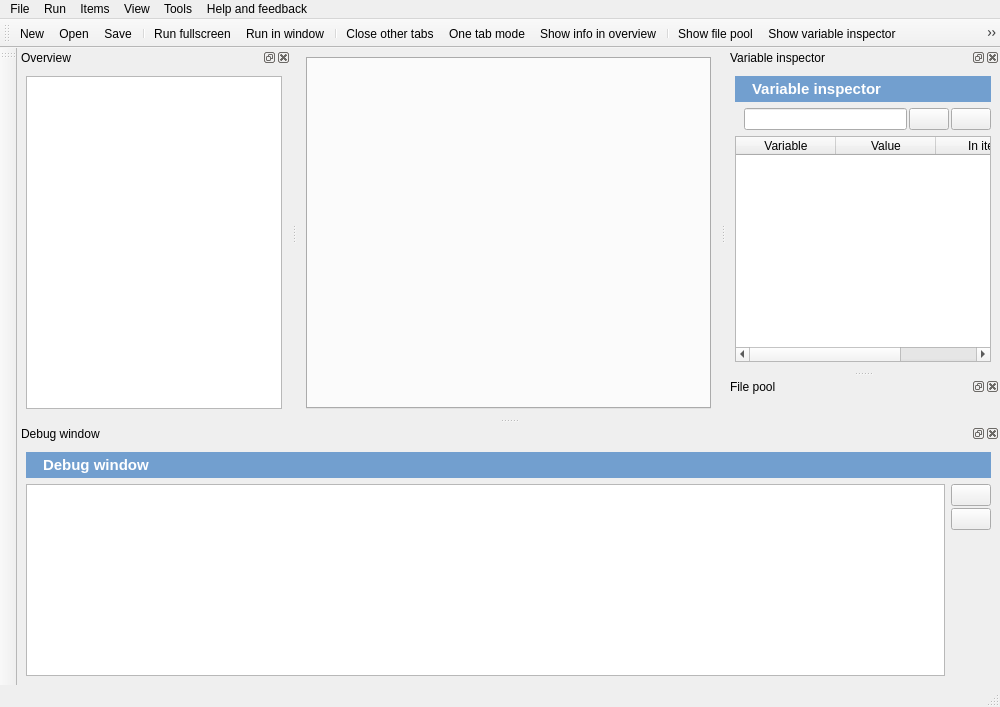
<?xml version="1.0" encoding="UTF-8"?>
<ui version="4.0">
 <class>opensesame_mainwindow</class>
 <widget class="QMainWindow" name="opensesame_mainwindow">
  <property name="geometry">
   <rect>
    <x>0</x>
    <y>0</y>
    <width>1000</width>
    <height>707</height>
   </rect>
  </property>
  <property name="windowTitle">
   <string>OpenSesame</string>
  </property>
  <property name="windowIcon">
   <iconset>
    <normaloff>:/icons/experiment.png</normaloff>:/icons/experiment.png</iconset>
  </property>
  <widget class="QWidget" name="centralwidget">
   <layout class="QVBoxLayout" name="verticalLayout_6">
    <item>
     <widget class="QTabWidget" name="tabwidget">
      <property name="currentIndex">
       <number>-1</number>
      </property>
      <property name="tabsClosable">
       <bool>true</bool>
      </property>
      <property name="movable">
       <bool>true</bool>
      </property>
     </widget>
    </item>
   </layout>
  </widget>
  <widget class="QMenuBar" name="menubar">
   <property name="geometry">
    <rect>
     <x>0</x>
     <y>0</y>
     <width>1000</width>
     <height>23</height>
    </rect>
   </property>
   <widget class="QMenu" name="menu_file">
    <property name="title">
     <string>File</string>
    </property>
    <widget class="QMenu" name="menu_recent_files">
     <property name="title">
      <string>Recent files</string>
     </property>
     <property name="icon">
      <iconset>
       <normaloff>:/icons/recent_large.png</normaloff>:/icons/recent_large.png</iconset>
     </property>
     <addaction name="actionDummy"/>
    </widget>
    <addaction name="action_new"/>
    <addaction name="action_open"/>
    <addaction name="action_save"/>
    <addaction name="action_save_as"/>
    <addaction name="separator"/>
    <addaction name="menu_recent_files"/>
    <addaction name="separator"/>
    <addaction name="action_quit"/>
   </widget>
   <widget class="QMenu" name="menu_run">
    <property name="title">
     <string>Run</string>
    </property>
    <addaction name="action_run"/>
    <addaction name="action_run_in_window"/>
    <addaction name="separator"/>
    <addaction name="action_enable_auto_response"/>
   </widget>
   <widget class="QMenu" name="menu_items">
    <property name="title">
     <string>Items</string>
    </property>
    <addaction name="action_add_loop"/>
    <addaction name="action_add_sequence"/>
    <addaction name="action_add_sketchpad"/>
    <addaction name="action_add_feedback"/>
    <addaction name="action_add_sampler"/>
    <addaction name="action_add_synth"/>
    <addaction name="action_add_keyboard_response"/>
    <addaction name="action_add_mouse_response"/>
    <addaction name="action_add_logger"/>
    <addaction name="action_add_inline_script"/>
    <addaction name="separator"/>
    <addaction name="actionPlugins"/>
   </widget>
   <widget class="QMenu" name="menu_view">
    <property name="title">
     <string>View</string>
    </property>
    <addaction name="action_close_all_tabs"/>
    <addaction name="action_close_other_tabs"/>
    <addaction name="action_onetabmode"/>
    <addaction name="action_show_info_in_overview"/>
    <addaction name="separator"/>
    <addaction name="action_show_overview"/>
    <addaction name="action_show_variable_inspector"/>
    <addaction name="action_show_pool"/>
    <addaction name="action_show_stdout"/>
   </widget>
   <widget class="QMenu" name="menu_help">
    <property name="title">
     <string>Help and feedback</string>
    </property>
    <addaction name="action_online_documentation"/>
    <addaction name="action_help"/>
    <addaction name="separator"/>
    <addaction name="action_about"/>
   </widget>
   <widget class="QMenu" name="menu_tools">
    <property name="title">
     <string>Tools</string>
    </property>
    <addaction name="action_check_for_update"/>
    <addaction name="action_open_autosave_folder"/>
    <addaction name="separator"/>
    <addaction name="action_preferences"/>
   </widget>
   <addaction name="menu_file"/>
   <addaction name="menu_run"/>
   <addaction name="menu_items"/>
   <addaction name="menu_view"/>
   <addaction name="menu_tools"/>
   <addaction name="menu_help"/>
  </widget>
  <widget class="statusbar" name="statusbar"/>
  <widget class="QDockWidget" name="dock_overview">
   <property name="features">
    <set>QDockWidget::AllDockWidgetFeatures</set>
   </property>
   <property name="windowTitle">
    <string>Overview</string>
   </property>
   <attribute name="dockWidgetArea">
    <number>1</number>
   </attribute>
   <widget class="QWidget" name="dock_widget_overview">
    <layout class="QVBoxLayout" name="verticalLayout">
     <item>
      <widget class="tree_overview" name="itemtree">
       <property name="minimumSize">
        <size>
         <width>200</width>
         <height>0</height>
        </size>
       </property>
       <property name="acceptDrops">
        <bool>true</bool>
       </property>
       <property name="alternatingRowColors">
        <bool>true</bool>
       </property>
       <property name="autoExpandDelay">
        <number>4</number>
       </property>
       <property name="animated">
        <bool>true</bool>
       </property>
       <property name="headerHidden">
        <bool>true</bool>
       </property>
       <column>
        <property name="text">
         <string>Name</string>
        </property>
       </column>
       <column>
        <property name="text">
         <string>Info</string>
        </property>
       </column>
      </widget>
     </item>
    </layout>
   </widget>
  </widget>
  <widget class="QDockWidget" name="dock_variable_inspector">
   <property name="allowedAreas">
    <set>Qt::AllDockWidgetAreas</set>
   </property>
   <property name="windowTitle">
    <string>Variable inspector</string>
   </property>
   <attribute name="dockWidgetArea">
    <number>2</number>
   </attribute>
   <widget class="QWidget" name="dock_widget_variable_inspector">
    <layout class="QVBoxLayout" name="verticalLayout_2">
     <item>
      <widget class="QWidget" name="widget_2" native="true">
       <property name="styleSheet">
        <string notr="true">color: rgb(255, 255, 255);
background-color: #729fcf;</string>
       </property>
       <layout class="QHBoxLayout" name="horizontalLayout_3">
        <property name="margin">
         <number>4</number>
        </property>
        <item>
         <widget class="QLabel" name="label_variables">
          <property name="sizePolicy">
           <sizepolicy hsizetype="Fixed" vsizetype="Preferred">
            <horstretch>0</horstretch>
            <verstretch>0</verstretch>
           </sizepolicy>
          </property>
          <property name="text">
           <string/>
          </property>
          <property name="pixmap">
           <pixmap>:/icons/variable_inspector_large.png</pixmap>
          </property>
         </widget>
        </item>
        <item>
         <widget class="QLabel" name="label_3">
          <property name="font">
           <font>
            <pointsize>11</pointsize>
            <weight>75</weight>
            <bold>true</bold>
           </font>
          </property>
          <property name="text">
           <string>Variable inspector</string>
          </property>
         </widget>
        </item>
       </layout>
      </widget>
     </item>
     <item>
      <widget class="QWidget" name="widget" native="true">
       <layout class="QHBoxLayout" name="horizontalLayout_2">
        <property name="spacing">
         <number>2</number>
        </property>
        <property name="margin">
         <number>0</number>
        </property>
        <item>
         <widget class="QLabel" name="label_variables_search">
          <property name="text">
           <string/>
          </property>
         </widget>
        </item>
        <item>
         <widget class="QLineEdit" name="edit_variable_filter">
          <property name="toolTip">
           <string>Enter a filter</string>
          </property>
         </widget>
        </item>
        <item>
         <widget class="QPushButton" name="button_variables_clear">
          <property name="toolTip">
           <string>Clear filter</string>
          </property>
          <property name="text">
           <string/>
          </property>
          <property name="icon">
           <iconset>
            <normaloff>:/icons/clear.png</normaloff>:/icons/clear.png</iconset>
          </property>
          <property name="iconSize">
           <size>
            <width>16</width>
            <height>16</height>
           </size>
          </property>
         </widget>
        </item>
        <item>
         <widget class="QPushButton" name="button_help_variables">
          <property name="sizePolicy">
           <sizepolicy hsizetype="Fixed" vsizetype="Fixed">
            <horstretch>0</horstretch>
            <verstretch>0</verstretch>
           </sizepolicy>
          </property>
          <property name="toolTip">
           <string>Help</string>
          </property>
          <property name="text">
           <string/>
          </property>
          <property name="icon">
           <iconset>
            <normaloff>:/icons/help.png</normaloff>:/icons/help.png</iconset>
          </property>
          <property name="iconSize">
           <size>
            <width>16</width>
            <height>16</height>
           </size>
          </property>
          <property name="flat">
           <bool>false</bool>
          </property>
         </widget>
        </item>
       </layout>
      </widget>
     </item>
     <item>
      <widget class="variable_inspector" name="table_variables">
       <property name="editTriggers">
        <set>QAbstractItemView::NoEditTriggers</set>
       </property>
       <property name="alternatingRowColors">
        <bool>true</bool>
       </property>
       <property name="showGrid">
        <bool>true</bool>
       </property>
       <property name="gridStyle">
        <enum>Qt::DotLine</enum>
       </property>
       <property name="sortingEnabled">
        <bool>true</bool>
       </property>
       <attribute name="horizontalHeaderShowSortIndicator" stdset="0">
        <bool>true</bool>
       </attribute>
       <attribute name="horizontalHeaderStretchLastSection">
        <bool>true</bool>
       </attribute>
       <attribute name="verticalHeaderVisible">
        <bool>false</bool>
       </attribute>
       <attribute name="verticalHeaderCascadingSectionResizes">
        <bool>true</bool>
       </attribute>
       <column>
        <property name="text">
         <string>Variable</string>
        </property>
       </column>
       <column>
        <property name="text">
         <string>Value</string>
        </property>
       </column>
       <column>
        <property name="text">
         <string>In item</string>
        </property>
       </column>
      </widget>
     </item>
    </layout>
   </widget>
  </widget>
  <widget class="QDockWidget" name="dock_pool">
   <property name="windowTitle">
    <string>File pool</string>
   </property>
   <attribute name="dockWidgetArea">
    <number>2</number>
   </attribute>
   <widget class="QWidget" name="dock_pool_widget">
    <layout class="QVBoxLayout" name="verticalLayout_3"/>
   </widget>
  </widget>
  <widget class="QDockWidget" name="dock_stdout">
   <property name="features">
    <set>QDockWidget::AllDockWidgetFeatures</set>
   </property>
   <property name="windowTitle">
    <string>Debug window</string>
   </property>
   <attribute name="dockWidgetArea">
    <number>8</number>
   </attribute>
   <widget class="QWidget" name="dockWidgetContents_3">
    <layout class="QVBoxLayout" name="verticalLayout_4">
     <item>
      <widget class="QWidget" name="widget_4" native="true">
       <property name="styleSheet">
        <string notr="true">color: rgb(255, 255, 255);
background-color: #729fcf;</string>
       </property>
       <layout class="QHBoxLayout" name="horizontalLayout_5">
        <property name="margin">
         <number>4</number>
        </property>
        <item>
         <widget class="QLabel" name="label_stdout">
          <property name="sizePolicy">
           <sizepolicy hsizetype="Fixed" vsizetype="Preferred">
            <horstretch>0</horstretch>
            <verstretch>0</verstretch>
           </sizepolicy>
          </property>
          <property name="text">
           <string/>
          </property>
          <property name="pixmap">
           <pixmap>:/icons/stdout_large.png</pixmap>
          </property>
         </widget>
        </item>
        <item>
         <widget class="QLabel" name="label_4">
          <property name="font">
           <font>
            <pointsize>11</pointsize>
            <weight>75</weight>
            <bold>true</bold>
           </font>
          </property>
          <property name="text">
           <string>Debug window</string>
          </property>
         </widget>
        </item>
       </layout>
      </widget>
     </item>
     <item>
      <widget class="QWidget" name="widget_5" native="true">
       <layout class="QHBoxLayout" name="horizontalLayout_6">
        <property name="margin">
         <number>0</number>
        </property>
        <item>
         <widget class="console" name="edit_stdout">
          <property name="readOnly">
           <bool>false</bool>
          </property>
         </widget>
        </item>
        <item>
         <widget class="QWidget" name="widget_3" native="true">
          <layout class="QVBoxLayout" name="verticalLayout_5">
           <property name="spacing">
            <number>2</number>
           </property>
           <property name="margin">
            <number>0</number>
           </property>
           <item>
            <widget class="QPushButton" name="button_help_stdout">
             <property name="sizePolicy">
              <sizepolicy hsizetype="Fixed" vsizetype="Fixed">
               <horstretch>0</horstretch>
               <verstretch>0</verstretch>
              </sizepolicy>
             </property>
             <property name="toolTip">
              <string>Help</string>
             </property>
             <property name="text">
              <string/>
             </property>
             <property name="icon">
              <iconset>
               <normaloff>:/icons/help.png</normaloff>:/icons/help.png</iconset>
             </property>
             <property name="iconSize">
              <size>
               <width>16</width>
               <height>16</height>
              </size>
             </property>
             <property name="flat">
              <bool>false</bool>
             </property>
            </widget>
           </item>
           <item>
            <widget class="QPushButton" name="button_clear_stdout">
             <property name="toolTip">
              <string>Clear debug window</string>
             </property>
             <property name="text">
              <string/>
             </property>
             <property name="icon">
              <iconset>
               <normaloff>:/icons/clear.png</normaloff>:/icons/clear.png</iconset>
             </property>
             <property name="iconSize">
              <size>
               <width>16</width>
               <height>16</height>
              </size>
             </property>
            </widget>
           </item>
           <item>
            <spacer name="verticalSpacer">
             <property name="orientation">
              <enum>Qt::Vertical</enum>
             </property>
             <property name="sizeHint" stdset="0">
              <size>
               <width>20</width>
               <height>40</height>
              </size>
             </property>
            </spacer>
           </item>
          </layout>
         </widget>
        </item>
       </layout>
      </widget>
     </item>
    </layout>
   </widget>
  </widget>
  <widget class="QToolBar" name="toolbar_main">
   <property name="windowTitle">
    <string>Main toolbar</string>
   </property>
   <property name="iconSize">
    <size>
     <width>32</width>
     <height>32</height>
    </size>
   </property>
   <property name="toolButtonStyle">
    <enum>Qt::ToolButtonIconOnly</enum>
   </property>
   <property name="floatable">
    <bool>true</bool>
   </property>
   <attribute name="toolBarArea">
    <enum>TopToolBarArea</enum>
   </attribute>
   <attribute name="toolBarBreak">
    <bool>false</bool>
   </attribute>
   <addaction name="action_new"/>
   <addaction name="action_open"/>
   <addaction name="action_save"/>
   <addaction name="separator"/>
   <addaction name="action_run"/>
   <addaction name="action_run_in_window"/>
   <addaction name="separator"/>
   <addaction name="action_close_other_tabs"/>
   <addaction name="action_onetabmode"/>
   <addaction name="action_show_info_in_overview"/>
   <addaction name="separator"/>
   <addaction name="action_show_pool"/>
   <addaction name="action_show_variable_inspector"/>
   <addaction name="action_show_stdout"/>
   <addaction name="separator"/>
   <addaction name="action_help"/>
   <addaction name="action_online_documentation"/>
  </widget>
  <widget class="toolbar_items" name="toolbar_items">
   <property name="windowTitle">
    <string>Toolbar items</string>
   </property>
   <attribute name="toolBarArea">
    <enum>LeftToolBarArea</enum>
   </attribute>
   <attribute name="toolBarBreak">
    <bool>false</bool>
   </attribute>
  </widget>
  <action name="action_open">
   <property name="icon">
    <iconset>
     <normaloff>:/icons/open_large.png</normaloff>:/icons/open_large.png</iconset>
   </property>
   <property name="text">
    <string>Open</string>
   </property>
   <property name="toolTip">
    <string>Open (Ctrl+0)</string>
   </property>
   <property name="shortcut">
    <string>Ctrl+O</string>
   </property>
  </action>
  <action name="action_save">
   <property name="icon">
    <iconset>
     <normaloff>:/icons/save_large.png</normaloff>:/icons/save_large.png</iconset>
   </property>
   <property name="text">
    <string>Save</string>
   </property>
   <property name="toolTip">
    <string>Save (Control+S)</string>
   </property>
   <property name="shortcut">
    <string>Ctrl+S</string>
   </property>
  </action>
  <action name="action_save_as">
   <property name="icon">
    <iconset>
     <normaloff>:/icons/saveas_large.png</normaloff>:/icons/saveas_large.png</iconset>
   </property>
   <property name="text">
    <string>Save as</string>
   </property>
   <property name="toolTip">
    <string>Save as (Control+Shift+S)</string>
   </property>
   <property name="shortcut">
    <string>Ctrl+Shift+S</string>
   </property>
  </action>
  <action name="action_quit">
   <property name="icon">
    <iconset>
     <normaloff>:/icons/quit_large.png</normaloff>:/icons/quit_large.png</iconset>
   </property>
   <property name="text">
    <string>Quit</string>
   </property>
   <property name="toolTip">
    <string>Quit (Alt+F4)</string>
   </property>
  </action>
  <action name="action_run">
   <property name="icon">
    <iconset>
     <normaloff>:/icons/run_large.png</normaloff>:/icons/run_large.png</iconset>
   </property>
   <property name="text">
    <string>Run fullscreen</string>
   </property>
   <property name="toolTip">
    <string>Run fullscreen (Control+R)</string>
   </property>
   <property name="shortcut">
    <string>Ctrl+R</string>
   </property>
  </action>
  <action name="action_new">
   <property name="icon">
    <iconset>
     <normaloff>:/icons/new_large.png</normaloff>:/icons/new_large.png</iconset>
   </property>
   <property name="text">
    <string>New</string>
   </property>
   <property name="toolTip">
    <string>New (Control+N)</string>
   </property>
   <property name="shortcut">
    <string>Ctrl+N</string>
   </property>
  </action>
  <action name="action_add_sequence">
   <property name="icon">
    <iconset>
     <normaloff>:/icons/sequence_large.png</normaloff>:/icons/sequence_large.png</iconset>
   </property>
   <property name="text">
    <string>Add sequence</string>
   </property>
  </action>
  <action name="action_add_sketchpad">
   <property name="icon">
    <iconset>
     <normaloff>:/icons/sketchpad_large.png</normaloff>:/icons/sketchpad_large.png</iconset>
   </property>
   <property name="text">
    <string>Add sketchpad</string>
   </property>
  </action>
  <action name="action_add_keyboard_response">
   <property name="icon">
    <iconset>
     <normaloff>:/icons/keyboard_response_large.png</normaloff>:/icons/keyboard_response_large.png</iconset>
   </property>
   <property name="text">
    <string>Add keyboard response</string>
   </property>
  </action>
  <action name="action_add_logger">
   <property name="icon">
    <iconset>
     <normaloff>:/icons/logger_large.png</normaloff>:/icons/logger_large.png</iconset>
   </property>
   <property name="text">
    <string>Add logger</string>
   </property>
  </action>
  <action name="action_add_loop">
   <property name="icon">
    <iconset>
     <normaloff>:/icons/loop_large.png</normaloff>:/icons/loop_large.png</iconset>
   </property>
   <property name="text">
    <string>Add loop</string>
   </property>
  </action>
  <action name="action_add_feedback">
   <property name="icon">
    <iconset>
     <normaloff>:/icons/feedback_large.png</normaloff>:/icons/feedback_large.png</iconset>
   </property>
   <property name="text">
    <string>Add feedback</string>
   </property>
  </action>
  <action name="action_add_inline_script">
   <property name="icon">
    <iconset>
     <normaloff>:/icons/inline_script_large.png</normaloff>:/icons/inline_script_large.png</iconset>
   </property>
   <property name="text">
    <string>Add inline script</string>
   </property>
  </action>
  <action name="action_close_all_tabs">
   <property name="icon">
    <iconset>
     <normaloff>:/icons/closeothertabs_large.png</normaloff>:/icons/closeothertabs_large.png</iconset>
   </property>
   <property name="text">
    <string>Close all tabs</string>
   </property>
  </action>
  <action name="action_close_other_tabs">
   <property name="icon">
    <iconset>
     <normaloff>:/icons/close_large.png</normaloff>:/icons/close_large.png</iconset>
   </property>
   <property name="text">
    <string>Close other tabs</string>
   </property>
   <property name="toolTip">
    <string>Close other tabs (Control+T)</string>
   </property>
   <property name="shortcut">
    <string>Ctrl+T</string>
   </property>
  </action>
  <action name="action_help">
   <property name="icon">
    <iconset>
     <normaloff>:/icons/help_large.png</normaloff>:/icons/help_large.png</iconset>
   </property>
   <property name="text">
    <string>Offline help</string>
   </property>
  </action>
  <action name="action_about">
   <property name="icon">
    <iconset>
     <normaloff>:/icons/about_large.png</normaloff>:/icons/about_large.png</iconset>
   </property>
   <property name="text">
    <string>About</string>
   </property>
  </action>
  <action name="action_add_mouse_response">
   <property name="icon">
    <iconset>
     <normaloff>:/icons/mouse_response_large.png</normaloff>:/icons/mouse_response_large.png</iconset>
   </property>
   <property name="text">
    <string>Add mouse response</string>
   </property>
  </action>
  <action name="action_run_in_window">
   <property name="icon">
    <iconset>
     <normaloff>:/icons/runinwindow_large.png</normaloff>:/icons/runinwindow_large.png</iconset>
   </property>
   <property name="text">
    <string>Run in window</string>
   </property>
   <property name="toolTip">
    <string>Run in window (Control+W)</string>
   </property>
   <property name="shortcut">
    <string>Ctrl+W</string>
   </property>
  </action>
  <action name="action_check_for_update">
   <property name="icon">
    <iconset>
     <normaloff>:/icons/update_large.png</normaloff>:/icons/update_large.png</iconset>
   </property>
   <property name="text">
    <string>Check for updates</string>
   </property>
  </action>
  <action name="action_show_variable_inspector">
   <property name="checkable">
    <bool>true</bool>
   </property>
   <property name="icon">
    <iconset>
     <normaloff>:/icons/variable_inspector_large.png</normaloff>:/icons/variable_inspector_large.png</iconset>
   </property>
   <property name="text">
    <string>Show variable inspector</string>
   </property>
   <property name="toolTip">
    <string>Show variable inspector (Control+I)</string>
   </property>
   <property name="shortcut">
    <string>Ctrl+I</string>
   </property>
  </action>
  <action name="action_add_sampler">
   <property name="icon">
    <iconset>
     <normaloff>:/icons/sampler_large.png</normaloff>:/icons/sampler_large.png</iconset>
   </property>
   <property name="text">
    <string>Add sampler</string>
   </property>
   <property name="toolTip">
    <string>Add sound sampler</string>
   </property>
  </action>
  <action name="action_add_synth">
   <property name="icon">
    <iconset>
     <normaloff>:/icons/synth_large.png</normaloff>:/icons/synth_large.png</iconset>
   </property>
   <property name="text">
    <string>Add synth</string>
   </property>
   <property name="toolTip">
    <string>Add sound synthesizer</string>
   </property>
  </action>
  <action name="action_show_pool">
   <property name="checkable">
    <bool>true</bool>
   </property>
   <property name="icon">
    <iconset>
     <normaloff>:/icons/pool_large.png</normaloff>:/icons/pool_large.png</iconset>
   </property>
   <property name="text">
    <string>Show file pool</string>
   </property>
   <property name="shortcut">
    <string>Ctrl+P</string>
   </property>
  </action>
  <action name="action_show_stdout">
   <property name="checkable">
    <bool>true</bool>
   </property>
   <property name="icon">
    <iconset>
     <normaloff>:/icons/stdout_large.png</normaloff>:/icons/stdout_large.png</iconset>
   </property>
   <property name="text">
    <string>Show debug window</string>
   </property>
   <property name="toolTip">
    <string>Show debug window (standard output) and a Python interpreter (Control+D)</string>
   </property>
   <property name="shortcut">
    <string>Ctrl+D</string>
   </property>
  </action>
  <action name="action_enable_auto_response">
   <property name="checkable">
    <bool>true</bool>
   </property>
   <property name="text">
    <string>Enable auto response</string>
   </property>
  </action>
  <action name="actionPlugins">
   <property name="enabled">
    <bool>false</bool>
   </property>
   <property name="text">
    <string>Plugins</string>
   </property>
  </action>
  <action name="action_show_random_tip">
   <property name="icon">
    <iconset>
     <normaloff>:/icons/about_large.png</normaloff>:/icons/about_large.png</iconset>
   </property>
   <property name="text">
    <string>Random tip</string>
   </property>
   <property name="toolTip">
    <string>Show a random tip</string>
   </property>
  </action>
  <action name="action_open_autosave_folder">
   <property name="icon">
    <iconset>
     <normaloff>:/icons/pool_large.png</normaloff>:/icons/pool_large.png</iconset>
   </property>
   <property name="text">
    <string>Open backup folder</string>
   </property>
  </action>
  <action name="action_submit_a_bug">
   <property name="icon">
    <iconset>
     <normaloff>:/icons/submit_bug.png</normaloff>:/icons/submit_bug.png</iconset>
   </property>
   <property name="text">
    <string>Submit a bug</string>
   </property>
  </action>
  <action name="action_contribute">
   <property name="icon">
    <iconset>
     <normaloff>:/icons/contribute.png</normaloff>:/icons/contribute.png</iconset>
   </property>
   <property name="text">
    <string>Contribute</string>
   </property>
  </action>
  <action name="action_preferences">
   <property name="icon">
    <iconset>
     <normaloff>:/icons/options_large.png</normaloff>:/icons/options_large.png</iconset>
   </property>
   <property name="text">
    <string>Preferences</string>
   </property>
  </action>
  <action name="actionDummy">
   <property name="text">
    <string>Dummy</string>
   </property>
  </action>
  <action name="action_show_info_in_overview">
   <property name="checkable">
    <bool>true</bool>
   </property>
   <property name="icon">
    <iconset>
     <normaloff>:/icons/iteminfo_large.png</normaloff>:/icons/iteminfo_large.png</iconset>
   </property>
   <property name="text">
    <string>Show info in overview</string>
   </property>
  </action>
  <action name="action_show_overview">
   <property name="checkable">
    <bool>true</bool>
   </property>
   <property name="text">
    <string>Show overview area</string>
   </property>
   <property name="shortcut">
    <string>Ctrl+Shift+O</string>
   </property>
  </action>
  <action name="action_onetabmode">
   <property name="checkable">
    <bool>true</bool>
   </property>
   <property name="icon">
    <iconset>
     <normaloff>:/icons/onetabmode_large.png</normaloff>:/icons/onetabmode_large.png</iconset>
   </property>
   <property name="text">
    <string>One tab mode</string>
   </property>
   <property name="toolTip">
    <string>Enable one tab mode</string>
   </property>
  </action>
  <action name="action_compact_toolbar">
   <property name="checkable">
    <bool>true</bool>
   </property>
   <property name="text">
    <string>Compact toolbar</string>
   </property>
  </action>
  <action name="action_online_documentation">
   <property name="text">
    <string>Online help</string>
   </property>
  </action>
  <action name="action_online_forum">
   <property name="text">
    <string>Online forum</string>
   </property>
  </action>
 </widget>
 <customwidgets>
  <customwidget>
   <class>tree_overview</class>
   <extends>QTreeWidget</extends>
   <header>tree_overview.h</header>
  </customwidget>
  <customwidget>
   <class>toolbar_items</class>
   <extends>QToolBar</extends>
   <header>toolbar_items.h</header>
  </customwidget>
  <customwidget>
   <class>console</class>
   <extends>QPlainTextEdit</extends>
   <header>pyterm.h</header>
  </customwidget>
  <customwidget>
   <class>statusbar</class>
   <extends>QStatusBar</extends>
   <header>statusbar.h</header>
  </customwidget>
  <customwidget>
   <class>variable_inspector</class>
   <extends>QTableWidget</extends>
   <header>variable_inspector.h</header>
  </customwidget>
 </customwidgets>
 <resources/>
 <connections>
  <connection>
   <sender>button_variables_clear</sender>
   <signal>clicked()</signal>
   <receiver>edit_variable_filter</receiver>
   <slot>clear()</slot>
   <hints>
    <hint type="sourcelabel">
     <x>950</x>
     <y>178</y>
    </hint>
    <hint type="destinationlabel">
     <x>869</x>
     <y>177</y>
    </hint>
   </hints>
  </connection>
  <connection>
   <sender>button_clear_stdout</sender>
   <signal>clicked()</signal>
   <receiver>edit_stdout</receiver>
   <slot>clear()</slot>
   <hints>
    <hint type="sourcelabel">
     <x>990</x>
     <y>557</y>
    </hint>
    <hint type="destinationlabel">
     <x>499</x>
     <y>594</y>
    </hint>
   </hints>
  </connection>
 </connections>
</ui>
